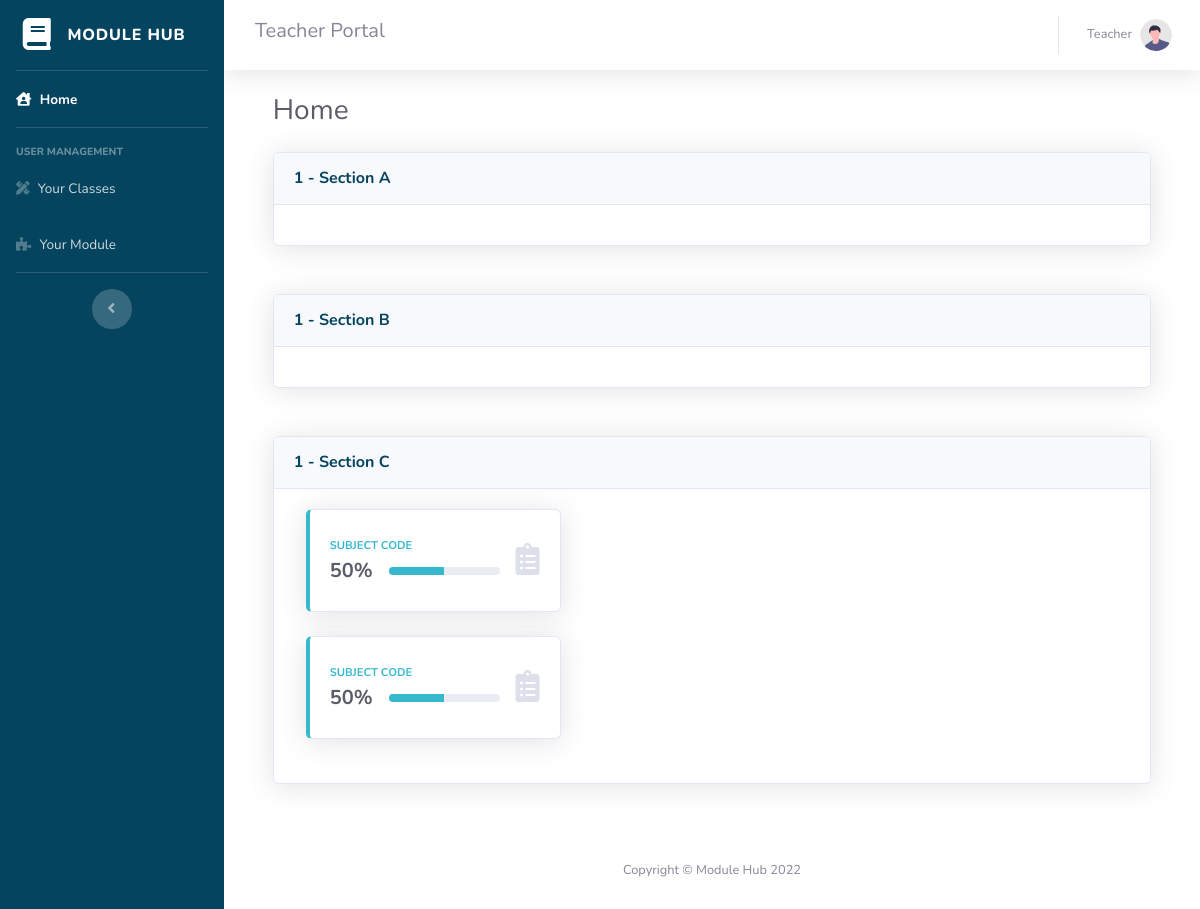
Page /teacher/index.php (signed in) on the committed database.
### tables this page shows
CREATE TABLE `section` (
  `id` int(11) NOT NULL,
  `grade` int(3) NOT NULL,
  `section` varchar(32) NOT NULL,
  `teacher_id` int(12) NOT NULL DEFAULT 0
);

CREATE TABLE `module` (
  `id` int(12) NOT NULL,
  `module_name` varchar(128) NOT NULL,
  `user_id` int(12) NOT NULL,
  `subject_id` int(12) NOT NULL,
  `section_id` int(11) NOT NULL,
  `teacher_id` int(12) NOT NULL,
  `count_week` int(12) NOT NULL,
  `returned` tinyint(1) NOT NULL DEFAULT 0,
  `code_unique` text DEFAULT NULL,
  `updated_at` datetime NOT NULL DEFAULT current_timestamp()
);

### teacher/index.php (the view, shortened to what this page needs)
<?php
require_once("process_index.php");
$session_user_id = $_SESSION['user_id'];
$sections = mysqli_query($mysqli, "SELECT *, s.id AS section_id FROM section s JOIN users u ON u.id = s.teacher_id WHERE s.teacher_id = '$session_user_id' ");
include("head.php");
?>
<body id="page-top">
    <div id="wrapper">
        <?php include("sidebar.php"); ?>
        <div id="content-wrapper" class="d-flex flex-column">
            <div id="content">
                <?php include("topbar.php"); ?>
                <div class="container-fluid">
                    <div class="d-sm-flex align-items-center justify-content-between mb-4">
                        <h1 class="h3 mb-0 text-gray-800">Home</h1>
                    </div>
                    <?php while($section = mysqli_fetch_array($sections)){
                        $section_id = $section['section_id'];
                        $modules =  mysqli_query($mysqli, "SELECT * FROM module m
                        JOIN users u ON u.id = m.user_id
                        JOIN section s ON s.id = m.section_id
                        JOIN subjects sbj ON sbj.id = m.subject_id
                        WHERE m.teacher_id = '$session_user_id' AND m.section_id = '$section_id'
                        GROUP BY m.code_unique");
                        ?>
                    <div class="row">
                        <div class="col-lg-12 mb-4">
                            <div class="card shadow mb-4">
                                <div class="card-header py-3">
                                    <h6 class="m-0 font-weight-bold text-primary"><?php echo $section["grade"]." - ".$section["section"]; ?></h6>
                                </div>
                                <div class="card-body">
                                    <?php while($module = mysqli_fetch_array($modules)){ ?>
                                    <div class="col-xl-4 col-md-12 mb-4">
                                        <div class="card border-left-info shadow h-100 py-2">
                                            <div class="card-body">
                                                <div class="row no-gutters align-items-center">
                                                    <div class="col mr-2">
                                                        <div class="text-xs font-weight-bold text-info text-uppercase mb-1">Subject Code
                                                        </div>
                                                        <div class="row no-gutters align-items-center">
                                                            <div class="col-auto">
                                                                <div class="h5 mb-0 mr-3 font-weight-bold text-gray-800">50%</div>
                                                            </div>
                                                            <div class="col">
                                                                <div class="progress progress-sm mr-2">
                                                                    <div class="progress-bar bg-info" role="progressbar" style="width: 50%" aria-valuenow="50" aria-valuemin="0" aria-valuemax="100"></div>
                                                                </div>
                                                            </div>
                                                        </div>
                                                    </div>
                                                    <div class="col-auto">
                                                        <i class="fas fa-clipboard-list fa-2x text-gray-300"></i>
                                                    </div>
                                                </div>
                                            </div>
                                        </div>
                                    </div>
                                    <?php } ?>
                                </div>
                            </div>
                        </div>
                    </div>
                    <?php } ?>
                </div>
            </div>
            <?php include("footer.php"); ?>
</body>
</html>

### rows in the picture
section: grade "1", section "Section A"
section: grade "1", section "Section B"
section: grade "1", section "Section C"

### other values in the picture
$_SESSION['firstname'] "Teacher"
